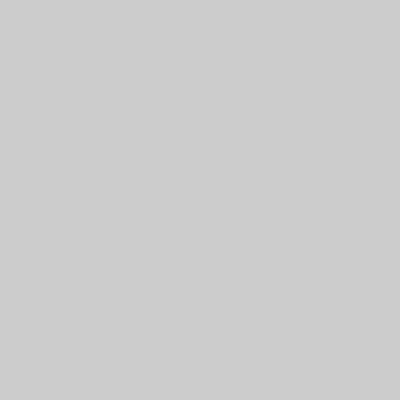
Frame 1 (no input)
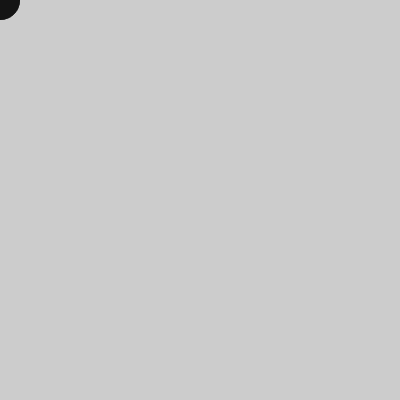
Frame 60 (the mouse pressed at the canvas centre just before this capture)
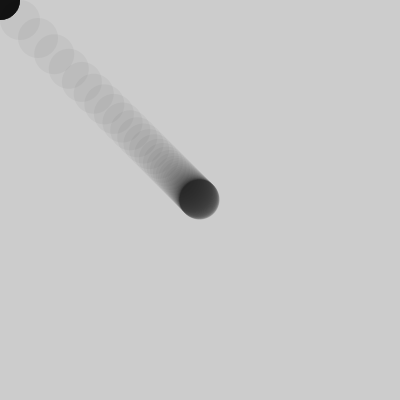
Frame 120 (the mouse held since frame 60 and released just before this capture)

The Processing sketch that drew these frames (run headless with seeded random() and noise(); from frame 60 on, the mouse is pressed at the canvas centre):

// Processing sketch: processing_129683
// ── processing_129683.pde

//copyright Laura Contero 2014
//ICE 3

//variable declarations
  float x, y;
  float wd, ht;
  float xDist, yDist;
  float easingCoef;
  
void setup()
{
  size( 400, 400);
  noCursor();
  easingCoef = .1;
}

void draw()
{
  //background(0);
  fill(0, 10);
  noStroke();
  ellipseMode(CENTER);
  ellipse( x, y, wd, ht);
  
  xDist = mouseX-x;
  yDist = mouseY-y;
  
  x = x+xDist*easingCoef;
  y = y+yDist*easingCoef;
  wd = 40;
  ht = 40;
}
  
